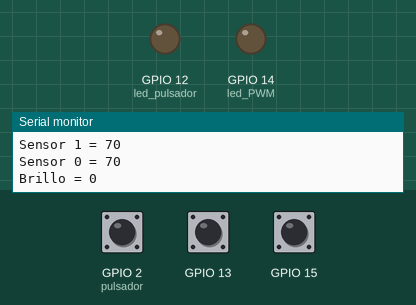
Recording of a program running on a simulated ESP32. Parts: output pins drawn as LEDs (lit = HIGH), the last lines printed to the serial monitor. The inputs (shaded band) are chosen by the test bench; at power-on: GPIO 13 HIGH, GPIO 2 (pulsador) HIGH, GPIO 15 HIGH.

Above: at 1.2 s.
1.3 s: GPIO 13 pulled LOW for 0.15 s
At 2.4 s:
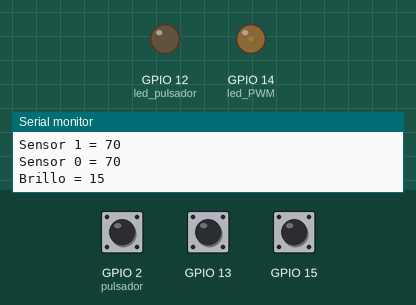
2.9 s: GPIO 2 (pulsador) pulled LOW for 0.15 s
At 3.2 s:
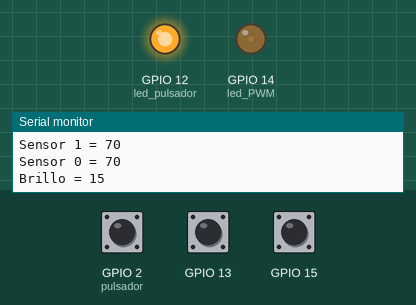
4.5 s: GPIO 15 pulled LOW for 0.15 s
At 5.4 s:
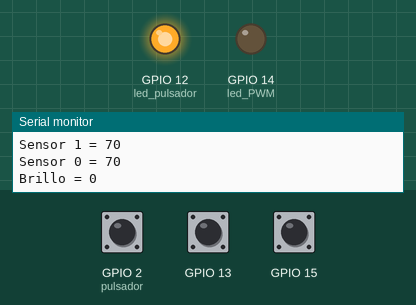
6.1 s: GPIO 13 pulled LOW for 1 s
At 8.5 s:
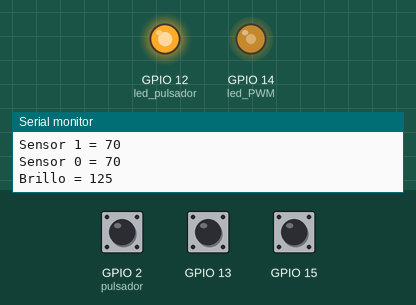
9.1 s: GPIO 2 (pulsador) pulled LOW for 1 s
At 9.4 s:
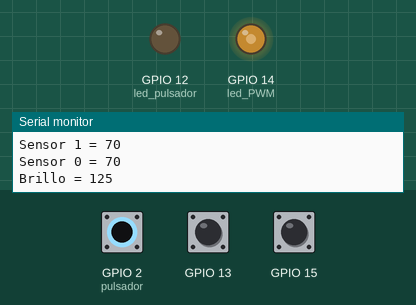
11.6 s: GPIO 13 pulled LOW for 0.15 s
At 12.1 s:
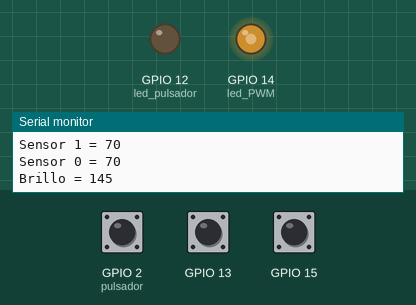
Timing chart, 0 to 14.2 s (numbered marks = the images above; inputs shaded):
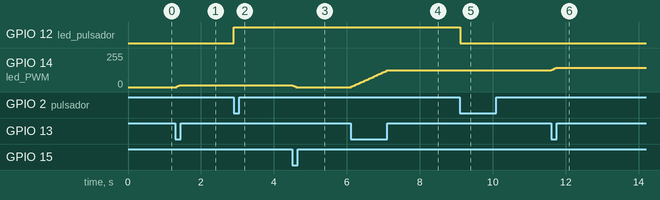

Measured:
- after the input at 1.3 s, GPIO 14 (led_PWM): 0/255 → 15/255 at once
- after the input at 2.9 s, GPIO 12 (led_pulsador): LOW → HIGH at once
- after the input at 4.5 s, GPIO 14 (led_PWM): 15/255 → 0/255 at once
- after the input at 6.1 s, GPIO 14 (led_PWM): moves from 0/255 to 125/255 over 0.97 s, starting at once
- after the input at 9.1 s, GPIO 12 (led_pulsador): HIGH → LOW at once
- after the input at 11.6 s, GPIO 14 (led_PWM): 125/255 → 144/255 at once

The program:

main.cpp
```cpp
// (licence header left out)
/*
practica 1
control ON/OFF de un diodo led mediante un pulsador.
Control de luminosidad de un diodo led.

*/
#include <Arduino.h>

//           - DECLACION DE CONSTANTES Y VARIABLES-
const uint8_t PWM_canal =0;                     //seleccion del canal PWM (0 A 15)
const int PWM_frec =     5000;                  //5KHz PWM
const byte PWM_resolucion = 8;                  //ciclo de trabajo de 0 a 255
const uint8_t pulsador = 2;                     //pulsador
const uint8_t led_pulsador = 12;                //lED ON/OFF
const uint8_t led_PWM = 14;                     //led dimmer
int sensor_0 = 0 , sensor_1 = 0;
const uint8_t umbral_tactil = 20;              //Sensibilidad del sensor
int brillo = 0;
volatile bool bandera = false;
static portMUX_TYPE mutex = portMUX_INITIALIZER_UNLOCKED;
bool conmutador=false;


// Declaracion de Funciones
void IRAM_ATTR conmutar();

void setup() {
Serial.begin(115200);                           //  depuración
ledcSetup(PWM_canal, PWM_frec, PWM_resolucion); // configurar PWM
pinMode(pulsador,INPUT_PULLUP);                 // pulsador
pinMode(led_pulsador, OUTPUT);                  // led on/off
ledcAttachPin(led_PWM, PWM_canal); // led dimmer

attachInterrupt(digitalPinToInterrupt(pulsador),conmutar, FALLING);

}


void loop() {

   sensor_0 = touchRead(T4);  //Leer sensores tactiles
   sensor_1 = touchRead(T3);

   if (sensor_0 < umbral_tactil && sensor_0 !=0){

     brillo = brillo+5; //aumentar brillo
     if (brillo >= 255){
       brillo = 255 ; //brillo maximo 255

     }


   }

   if (sensor_1 <  umbral_tactil && sensor_1 != 0){
     brillo = brillo - 5;
     if(brillo <= 0)
       brillo =  0;                                 //brillo minimo igual 0

   }

   //digitalWrite(led_pulsador, digitalRead(pulsador));
   if(bandera){
     portENTER_CRITICAL(&mutex);
     bandera = false;
     portEXIT_CRITICAL(&mutex);
     delay(1);
    if(!digitalRead(pulsador)){
      conmutador=!conmutador;
      digitalWrite(led_pulsador, conmutador);
      }
    }

  Serial.println("Sensor 1 = " + String(sensor_1));
  Serial.println("Sensor 0 = " + String(sensor_0));
  Serial.println("Brillo = " + String(brillo));
  ledcWrite(PWM_canal, brillo);


  delay(40);


}

// Mas funciones

void IRAM_ATTR conmutar(){

  portENTER_CRITICAL_ISR(&mutex);    //Proteger Bandera
  bandera = true;                    // aviso boton pulsado
  portEXIT_CRITICAL_ISR(&mutex);


}
```
